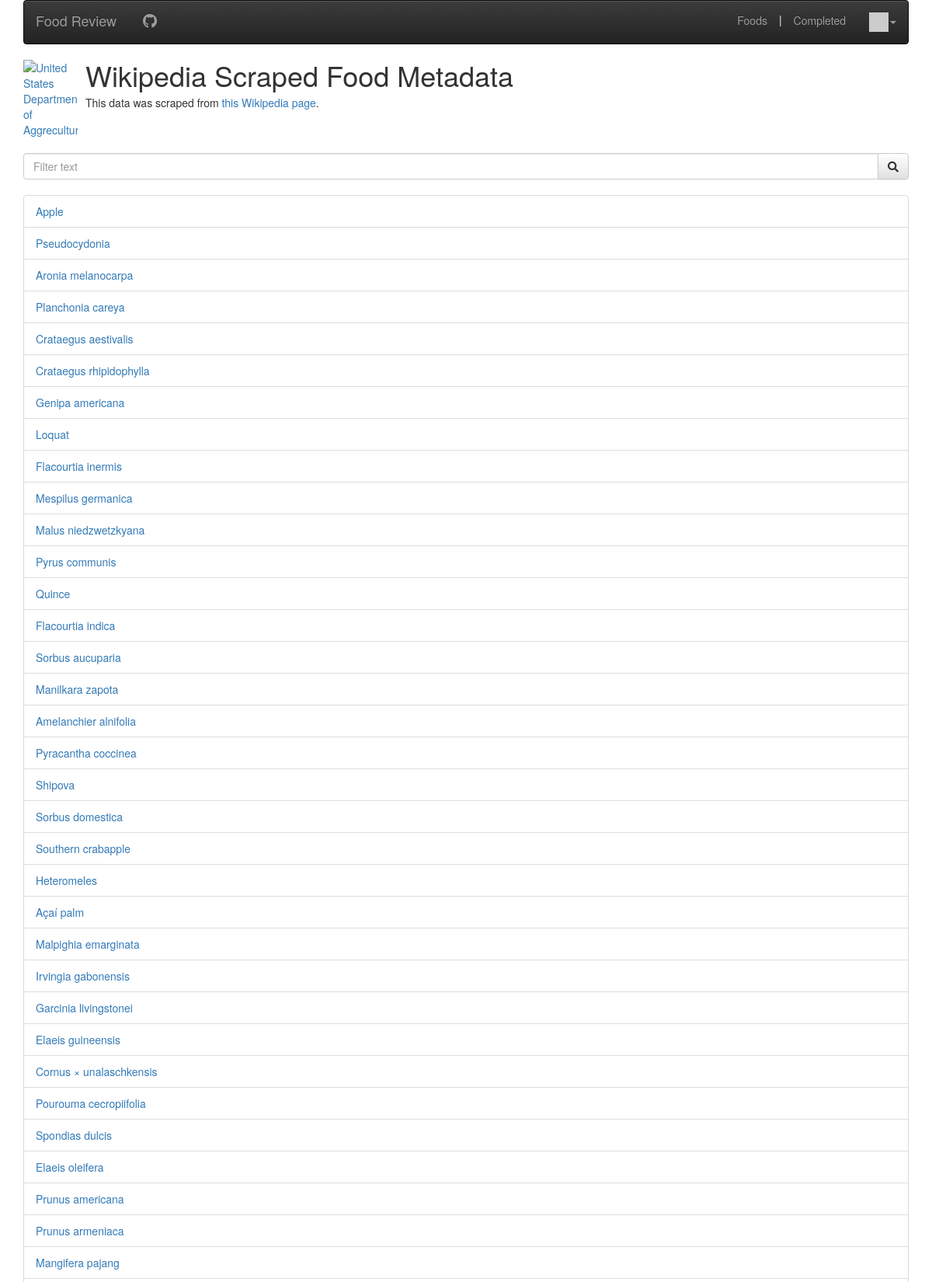
/foods (signed in, upper part), run on the app's committed database.
### review/models.py (models this page shows)
class WikiFood(models.Model):
    name = models.CharField(
        max_length=200,
        blank=False,
        validators=[MinLengthValidator(2, "Food names must be longer than 1 character")]
    )
    description = models.CharField(max_length=30000)
    wiki_url = models.CharField(max_length=1000, unique=True)
    img_src = models.CharField(max_length=1000, null=True)
    categories = models.ManyToManyField('WikiCategory', through='WikiCategoryAssignment', blank=True)
    def __str__(self):
        return self.name

### review/views/wiki_views.py (the view)
# urls.py: path('foods', views.FoodListView.as_view(), name='foods'),
class FoodListView(ListView):
    template_name = 'review/scraped_food_list.html'
    model = WikiFood
    def get_context_data(self, **kwargs):
        context = super().get_context_data(**kwargs)
        print(context)
        term = self.request.GET.get('filter')
        if term:
            context['term'] = term
            context['wikifood_list'] = py_.filter(
                context['wikifood_list'], lambda food: term in food.name.lower())
        return context

### home/context_processors.py (called while the page is built)
def settings(request):
    return {
        'settings': django_settings,
    }

### home/templatetags/app_tags.py (called while the page is built)
@register.filter(name='gravatar')
def gravatar(user, size=35):
    email = str(user.email.strip().lower()).encode('utf-8')
    email_hash = md5(email).hexdigest()
    url = "//www.gravatar.com/avatar/{0}?s={1}&d=identicon&r=PG"
    return url.format(email_hash, size)

### review/templates/review/scraped_food_list.html (shortened to what this page needs)
{% extends "base_menu.html" %}
{% block content %}
<div class="media">
  <div class="media-left">
    <a href="#">
      <img class="media-object" alt="United States Department of Aggreculture" src="https://upload.wikimedia.org/wikipedia/en/thumb/8/80/Wikipedia-logo-v2.svg/1200px-Wikipedia-logo-v2.svg.png">
    </a>
  </div>
  <div class="media-body">
    <h1 class="media-heading">Wikipedia Scraped Food Metadata </h1>
    This data was scraped from <a href="{{food.wiki_url}}" target="_blank">this Wikipedia page</a>.
  </div>
</div>
<br>
<form method="GET" id="search_form" action="{% url 'review:foods' %}?filter='{{ term }}'">
  <div class="input-group">
    <input id="filter" name="filter" placeholder="Filter text" class="form-control" type="text" >
    <span class="input-group-btn">
      <button class="btn btn-default" id="search_button"><i class="fa fa-search"></i></button>
    </span>
  </div>
</form>
<br>
{% if wikifood_list %}
<ul class="list-group">
  {% for food in wikifood_list %}
    <li class="list-group-item">
      <a href="{% url 'review:food_usda' food.id %}">{{food.name}}</a>
    </li>
  {% endfor %}
</ul>
{% else %}
  <p>There are no foods in the database.</p>
{% endif %}
{% endblock content %}

### review/templates/review/scraped_food_list.html (style rules this page uses)
.media-object { width: 70px; }

### data on the page
WikiFood: name "Apple"
WikiFood: name "Pseudocydonia"
WikiFood: name "Aronia melanocarpa"
WikiFood: name "Planchonia careya"
WikiFood: name "Crataegus aestivalis"
WikiFood: name "Crataegus rhipidophylla"
WikiFood: name "Genipa americana"
WikiFood: name "Loquat"
WikiFood: name "Flacourtia inermis"
WikiFood: name "Mespilus germanica"
WikiFood: name "Malus niedzwetzkyana"
WikiFood: name "Pyrus communis"
WikiFood: name "Quince"
WikiFood: name "Flacourtia indica"
WikiFood: name "Sorbus aucuparia"
WikiFood: name "Manilkara zapota"
WikiFood: name "Amelanchier alnifolia"
WikiFood: name "Pyracantha coccinea"
WikiFood: name "Shipova"
WikiFood: name "Sorbus domestica"
WikiFood: name "Southern crabapple"
WikiFood: name "Heteromeles"
WikiFood: name "Açaí palm"
WikiFood: name "Malpighia emarginata"
WikiFood: name "Irvingia gabonensis"
WikiFood: name "Garcinia livingstonei"
WikiFood: name "Elaeis guineensis"
WikiFood: name "Cornus × unalaschkensis"
WikiFood: name "Pourouma cecropiifolia"
WikiFood: name "Spondias dulcis"
WikiFood: name "Elaeis oleifera"
WikiFood: name "Prunus americana"
WikiFood: name "Prunus armeniaca"
WikiFood: name "Mangifera pajang"

### other printed values
{{ settings.APP_NAME }} "Food Review"
